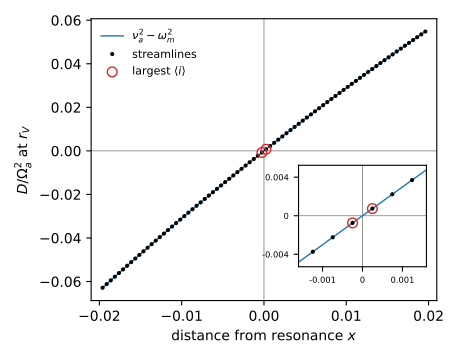

Write the Python code that produced this figure.
#resonance_location.py
#
#by Joe Hahn and Claude Code, joe.hahn@jmh-datasciences.com, 12 November 2026; D from its definition, 16 November 2026.
#
#The paper's resonance-location figure (Section 4.1.3): for the zero-mass ring of tests/vertical_resonance,
#D = nu_a^2 - omega_m^2 (paper Eqn. 25) at each streamline's semimajor axis, averaged over its particles and the orbits
#after 10^4, versus its fractional distance from resonance x, with D at all x as a curve. The two streamlines whose
#inclinations, averaged the same way, are largest are marked: they straddle D = 0 (style/testing.md T25: D is computed
#from its definition, not inferred from the forced amplitude).
#Needs that test's output: uv run python tools/run_simulations.py tests/vertical_resonance
#
#usage, from the repo's top folder:
#   uv run python paper/figures/resonance_location.py     (writes resonance_location.pdf and .png)

import sys
from pathlib import Path

import matplotlib
matplotlib.use('Agg')
import matplotlib.pyplot as plt
import numpy as np

HERE = Path(__file__).resolve().parent
REPO = HERE.parent.parent
sys.path.insert(0, str(REPO/'source'))
sys.path.insert(0, str(REPO/'fast'))
sys.path.insert(0, str(REPO/'tests'))
from vertical_analysis import load3d, resonance_D
from helper_fns import Omega

#each streamline's semimajor axis and inclination, averaged over its particles and the orbits after 10^4
p, o = load3d(REPO/'tests'/'vertical_resonance')
orbits = o['times']/(2*np.pi)
late = orbits > 1.0e4
a_avg = o['a'][late].mean(axis=(0, 2))
i_avg = o['inc'][late].mean(axis=(0, 2))
sat, D = resonance_D(p, a_avg)
x = (a_avg - sat.r_V)/sat.r_V
xs = np.linspace(x.min(), x.max(), 4001)
D_curve = resonance_D(p, sat.r_V*(1 + xs))[1]
Omega_V2 = Omega(p['J2'], p['Rp'], sat.r_V)**2
peak = np.argsort(i_avg)[-2:]                       #the two streamlines with the largest inclinations
j = np.where(np.diff(np.sign(D)) != 0)[0][0]
x_zero = x[j] - D[j]*(x[j + 1] - x[j])/(D[j + 1] - D[j])
print('D = 0 at x =', x_zero, 'between the streamlines at x =', x[j], x[j + 1])
print('largest inclinations at x =', np.sort(x[peak]))

def panel(ax, ms):
    ax.axhline(0.0, color='gray', lw=0.6)
    ax.axvline(0.0, color='gray', lw=0.6)
    ax.plot(xs, D_curve/Omega_V2, '-', color='C0', lw=1, label=r'$\nu_a^2 - \omega_m^2$')
    ax.plot(x, D/Omega_V2, 'k.', ms=ms, label='streamlines')
    ax.plot(x[peak], D[peak]/Omega_V2, 'o', mfc='none', mec='C3', ms=ms + 3, label=r'largest $\langle i\rangle$')

fig, ax = plt.subplots(figsize=(4.6, 3.6))
panel(ax, 4)
ax.set_xlim(-0.021, 0.021)
ax.set_xlabel(r'distance from resonance $x$')
ax.set_ylabel(r'$D/\Omega_a^2$ at $r_V$')
ax.legend(fontsize=8, loc='upper left', frameon=False)
#inset: the streamlines either side of r_V
w = 1.6e-3
ins = ax.inset_axes([0.6, 0.12, 0.37, 0.36])
panel(ins, 4)
ins.set_xlim(-w, w)
k = np.abs(xs) <= w
ins.set_ylim(1.1*D_curve[k].min()/Omega_V2, 1.1*D_curve[k].max()/Omega_V2)
ins.tick_params(labelsize=6)
ins.set_xticks([-1.0e-3, 0.0, 1.0e-3], ['-0.001', '0', '0.001'])
ins.set_yticks([-0.004, 0.0, 0.004], ['-0.004', '0', '0.004'])
fig.tight_layout()
for ext in ('pdf', 'png'):
    fig.savefig(HERE/f'resonance_location.{ext}', dpi=130)
    print('wrote', HERE/f'resonance_location.{ext}')
